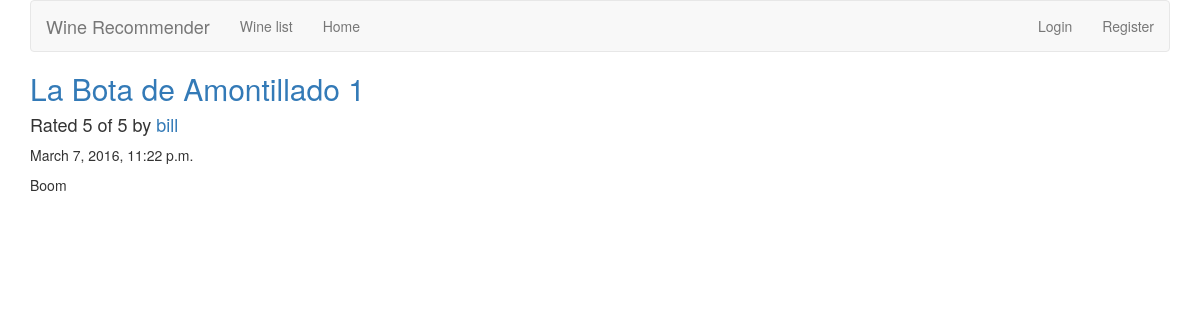
Before: /reviews/review/4/ with the older database file.
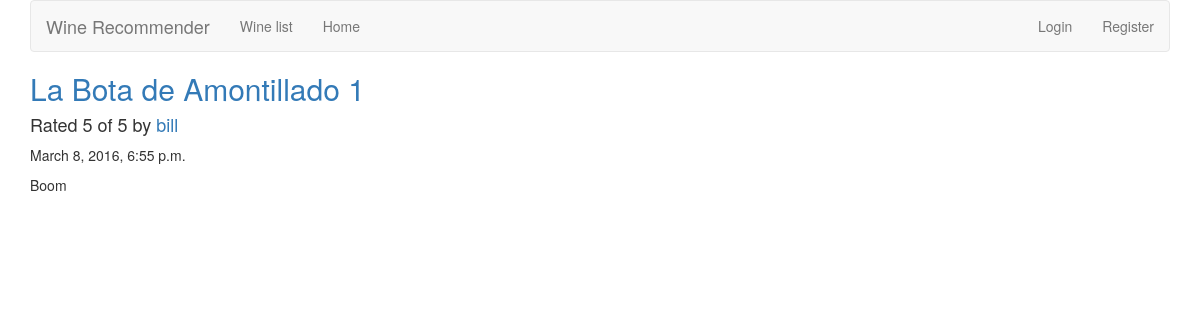
After: the same page with the newer database file.
### reviews/models.py (models this page shows, shortened)
class Review(models.Model):
	RATING_CHOICES = (
		(1, '1'),
	    (2, '2'),
	    (3, '3'),
	    (4, '4'),
	    (5, '5'),
	)
	wine = models.ForeignKey(Wine)
	pub_date = models.DateTimeField('date published')
	user_name = models.CharField(max_length=100)
	comment = models.CharField(max_length=200)
	rating = models.IntegerField(choices=RATING_CHOICES)

class Wine(models.Model):
	name = models.CharField(max_length=200)
	YEAR_CHOICES = [(r,r) for r in range(1900, datetime.date.today().year+1)]
	year = models.IntegerField(('year'), choices=YEAR_CHOICES, default=datetime.datetime.now().year)

### reviews/views.py (the view)
# urls.py: url(r'^review/(?P<review_id>[0-9]+)/$', views.review_detail, name='review_detail'),
def review_detail(request, review_id):
    review = get_object_or_404(Review, pk=review_id)
    return render(request, 'reviews/review_detail.html', {'review': review})

### reviews/templates/reviews/review_detail.html
{% extends 'base.html' %}
{% block title %}
<h2>
	<a href="{% url 'reviews:wine_detail' review.wine.id %}">{{ review.wine.name }}</a>
</h2>
{% endblock %}
{% block content %}
<h4>Rated {{ review.rating }} of 5 by <a href="{% url 'reviews:user_review_list' review.user_name %}" >{{ review.user_name }}</a></h4>
<p>{{ review.pub_date }}</p>
<p>{{ review.comment }}</p>
{% endblock %}

Changed rows visible on the page:
changed Review "bill": pub_date "March 7, 2016, 11:22 p.m." → "March 8, 2016, 6:55 p.m."
